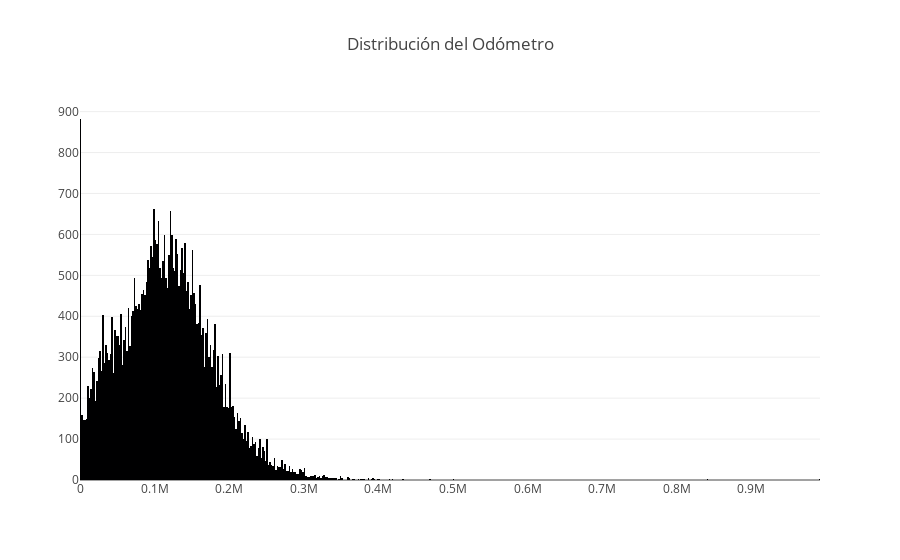

The notebook cell saved with this chart:
### Markdown cell above
## Análisis exploratorio de datos.

### Code cell
fig = go.Figure(data=[go.Histogram(x=data['odometer'])])
fig.update_layout(title_text='Distribución del Odómetro')
fig.show()

### Figure 1 — Plotly figure (JSON) as saved in the notebook; plotly's stock layout.template omitted (floating-point values rounded to 4 significant figures; data arrays with more than 128 entries replaced by an {"elided": "..."} marker saying what was removed)
{"data": [{"type": "histogram", "x": {"elided": "51525 float values"}}], "layout": {"title": {"text": "Distribución del Odómetro"}}}
